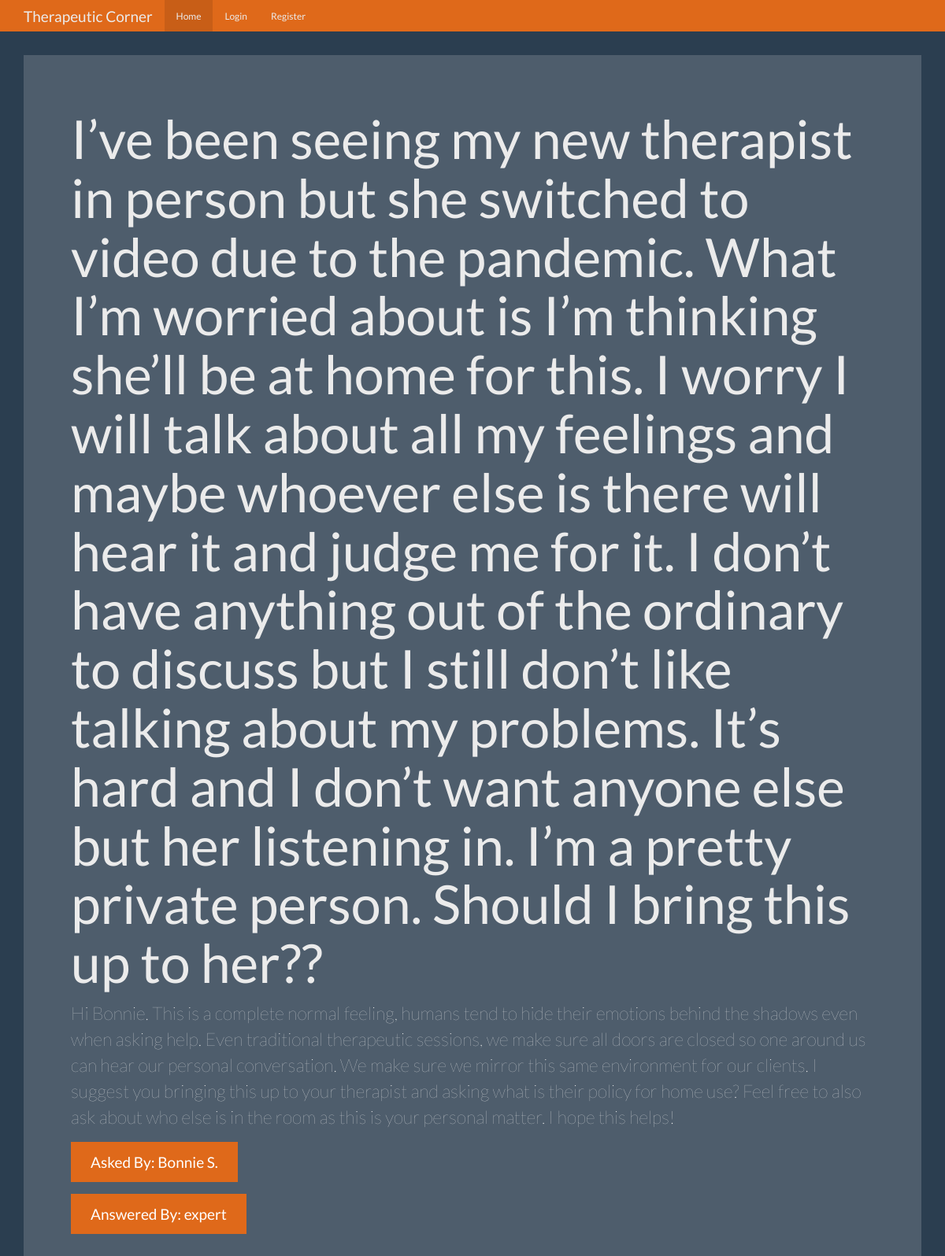
Screenshot of /question/7 with the database file from the repository.
### tables this page shows
CREATE TABLE questions (
    id integer primary key autoincrement,
    question_text text not null,
    answer_text text,
    asked_by_id integer not null,
    expert_id integer not null
);

CREATE TABLE users (
    id integer primary key autoincrement,
    name text not null,
    password text not null,
    expert boolean not null,
    admin boolean not null 
);

### app.py (the view)
@app.route('/question/<question_id>')
def question(question_id):
    user = get_current_user()
    db = get_db()
    question_cur = db.execute('''select
                                     questions.question_text,
                                     questions.answer_text,
                                     askers.name as asker_name,
                                     experts.name as expert_name
                                from questions
                                join users as askers on askers.id = questions.asked_by_id
                                join users as experts on experts.id = questions.expert_id
                                where questions.id = ?''', [question_id])
    question = question_cur.fetchone()
    return render_template('question.html', user=user, question=question)

### app.py (called while the page is built)
def get_current_user():
    user_result = None
    if 'user' in session:
        user = session['user']
        db = get_db()
        user_cur = db.execute('select id, name, password, expert, admin from users where name = ?', [user])
        user_result = user_cur.fetchone()
    return user_result

### database.py (called while the page is built)
def connect_db():
    sql = sqlite3.connect('/Users/stan/Desktop/Flask/question_answer/questions.db')
    sql.row_factory = sqlite3.Row
    return sql

def get_db():
    if not hasattr(g, 'sqlite_db'):
        g.sqlite_db = connect_db()
    return g.sqlite_db

### templates/question.html (shortened to what this page needs)
{% extends "base.html" %}
{% from "show_links.html" import show_links %}
{% block nav %}
{{ show_links(user) }}
{% endblock %}
{% block body %}
      <div class="jumbotron">
        <h1>{{ question['question_text'] }}?</h1>
        <p>{{ question['answer_text'] }}</p>
        <p><a class="btn btn-primary btn-lg">Asked By: {{ question['asker_name'] }}</a></p>
        <p><a class="btn btn-primary btn-lg">Answered By: {{ question['expert_name'] }}</a></p>
      </div>
{% endblock %}

### static/theme.css (style rules this page uses)
body { padding-top: 70px; padding-bottom: 30px; }

### rows the page displays
questions: question_text "I’ve been seeing my new therapist in person but she switched to video due to the pandemic. What I’m worried about is I’m thinking she’ll be at home for this. I worry I will talk about all my feelings and maybe whoever else is there will hear it and judge me for it. I don’t have anything out of the ordinary to discuss but I still don’t like talking about my problems. It’s hard and I don’t want anyone else but her listening in. I’m a pretty private person. Should I bring this up to her?", answer_text "Hi Bonnie. This is a complete normal feeling, humans tend to hide their emotions behind the shadows even when asking help. Even traditional therapeutic sessions, we make sure all doors are closed so one around us can hear our personal conversation. We make sure we mirror this same environment for our clients. I suggest you bringing this up to your therapist and asking what is their policy for home use? Feel free to also ask about who else is in the room as this is your personal matter. I hope this helps!"
users: asker_name "Bonnie S."
users: expert_name "expert"
